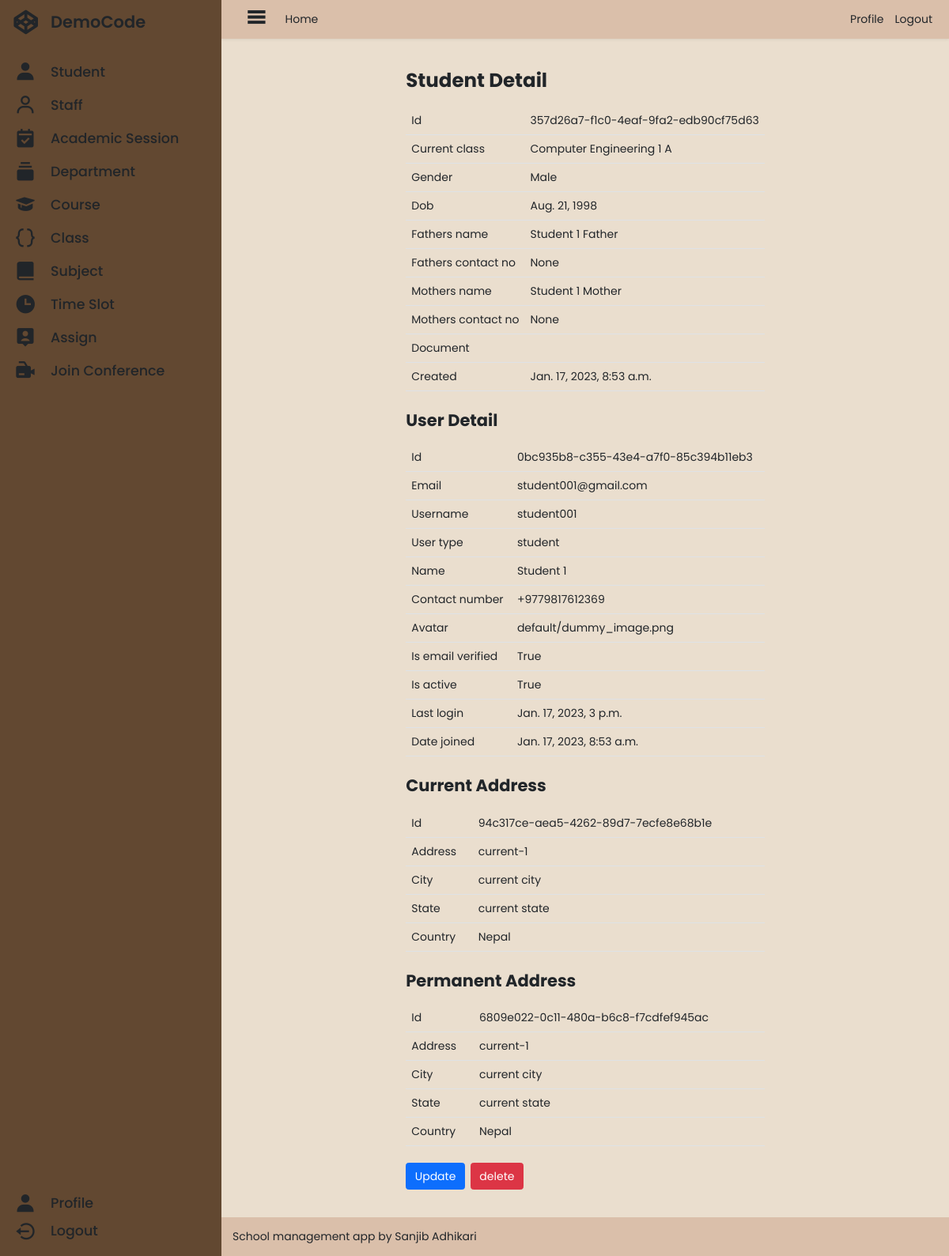
Screenshot of /administrator/student_detail/357d26a7f1c04eaf9fa2edb90cf75d63/ (signed in) with the database file from the repository.
### administrator/models.py (models this page shows, shortened)
class Student(models.Model):
    id = models.UUIDField(
        verbose_name=_("ID"),
        primary_key=True,
        default=uuid.uuid4,
        editable=False,
    )
    user = models.OneToOneField(
        User,
        on_delete=models.SET_NULL,
        null=True,
        blank=True,
    )
    current_class = models.ForeignKey(
        Class,
        on_delete=models.SET_NULL,
        null=True,
        blank=True,
    )
    gender = models.CharField(
        verbose_name=_("Gender"),
        max_length=7,
        choices=GENDER_CHOICE,
        default="Male",
    )
    dob = models.DateField(
        verbose_name=_("Date Of Birth"),
    )
    fathers_name = models.CharField(
        verbose_name=_("Father's Name"),
        max_length=127,
        blank=True,
        null=True,
    )
    fathers_contact_no = PhoneNumberField(
        verbose_name=_("Father's Contact Number"),
        blank=True,
        null=True,
    )
    mothers_name = models.CharField(
        verbose_name=_("Mother's Name"),
        max_length=127,
        blank=True,
        null=True,
    )
    mothers_contact_no = PhoneNumberField(
        verbose_name=_("Mother's Contact Number"),
        blank=True,
        null=True,
    )
    permanent_address = models.ForeignKey(
        Address,
        on_delete=models.SET_NULL,
        blank=True,
        null=True,
        related_name="student_permanent_address",
    )
    current_address = models.ForeignKey(
        Address,
        on_delete=models.SET_NULL,
        null=True,
        blank=True,
        related_name="student_current_address",
    )
    document = models.FileField(
        verbose_name=_("Any Document"),
        upload_to=get_document,
        blank=True,
        null=True,
    )
    created = models.DateTimeField(
        verbose_name=_("Created"),
        auto_now_add=True,
    )
    def get_fields_and_values(self):
        student = [
            ("id", self.id),
            ("current_class", self.current_class),
            ("gender", self.gender),
            ("dob", self.dob),
            ("fathers_name", self.fathers_name),
            ("fathers_contact_no", self.fathers_contact_no),
            ("mothers_name", self.mothers_name),
            ("mothers_contact_no", self.mothers_contact_no),
            ("document", self.document),
            ("created", self.created),
        ]
        return student

class Class(models.Model):
    id = models.UUIDField(
        verbose_name=_("ID"),
        primary_key=True,
        default=uuid.uuid4,
        editable=False,
    )
    academic_session = models.ForeignKey(
        AcademicSession,
        on_delete=models.SET_NULL,
        null=True,
        blank=True,
    )
    course = models.ForeignKey(
        Course,
        on_delete=models.SET_NULL,
        blank=True,
        null=True,
    )
    semester = models.IntegerField(
        verbose_name=_("Semester"),
    )
    section = models.CharField(
        verbose_name=_("section"),
        max_length=2,
    )
    def __str__(self):
        return f"{self.course} {self.semester} {self.section}"
    class Meta:
        ordering = ("-academic_session",)
        verbose_name = "Class"
        verbose_name_plural = "Classes"

class Course(models.Model):
    id = models.UUIDField(
        verbose_name=_("ID"),
        primary_key=True,
        default=uuid.uuid4,
        editable=False,
    )
    name = models.CharField(
        verbose_name=_("Name"),
        max_length=127,
    )
    code = models.CharField(
        verbose_name=_("Code"),
        max_length=15,
    )
    department = models.ForeignKey(
        Department,
        on_delete=models.SET_NULL,
        blank=True,
        null=True,
    )
    def __str__(self):
        return self.name

class Address(models.Model):
    id = models.UUIDField(
        verbose_name=_("ID"),
        primary_key=True,
        default=uuid.uuid4,
        editable=False,
    )
    address = models.CharField(
        verbose_name=_("Address"),
        max_length=255,
    )
    city = models.CharField(
        verbose_name=_("City"),
        max_length=63,
    )
    state = models.CharField(
        verbose_name=_("State"),
        max_length=63,
    )
    country = models.CharField(
        verbose_name=_("Country"),
        max_length=63,
    )
    def get_fields_and_values(self):
        return [(field, field.value_to_string(self)) for field in Address._meta.fields]

### base/models.py (models this page shows, shortened)
class User(AbstractBaseUser):
    id = models.UUIDField(
        verbose_name=_("ID"),
        primary_key=True,
        default=uuid.uuid4,
        editable=False,
    )
    email = models.EmailField(
        verbose_name=_("Email"),
        max_length=127,
        unique=True,
        error_messages={
            "null": _("Email field is required."),
            "unique": _("An account with that email already exists. Please login to continue."),
            "invalid": _("Enter a valid email address."),
        },
    )
    username = models.CharField(
        verbose_name=_("Username"),
        max_length=127,
        unique=True,
        error_messages={
            "null": _("Username field is required."),
            "unique": _("An account with that username already exists."),
            "invalid": _("Enter a valid username."),
        },
        help_text=_("Better to use your email address all characters before @."),
    )
    user_type = models.ForeignKey(
        UserType,
        on_delete=models.SET_NULL,
        related_name="user_type",
        null=True,
        blank=True,
    )
    name = models.CharField(
        verbose_name=_("Full Name"),
        max_length=255,
        null=True,
        blank=True,
    )
    contact_number = PhoneNumberField(
        verbose_name=_("Contact Number"),
        null=True,
        blank=True,
    )
    avatar = models.ImageField(
        verbose_name=_("Avatar"),
        blank=True,
        null=True,
        default=get_default_avatar,
        upload_to=get_user_avatar,
    )
    is_email_verified = models.BooleanField(
        verbose_name=_("Email Verification Status"),
        default=get_email_verified_value,
        help_text=_("Designates whether this user is verified or not."),
    )
    is_staff = models.BooleanField(
        verbose_name=_("Staff Status"),
        default=False,
        help_text=_("Designates whether the user can log into this admin site."),
    )
    is_active = models.BooleanField(
        verbose_name=_("Active"),
        default=True,
        help_text=_(
            "Designates whether this user should be treated as active."
            "Unselect this field instead of deleting accounts."
        ),
    )
    is_superuser = models.BooleanField(
        _("superuser status"),
        default=False,
        help_text=_("Designates that this user has all permissions without explicitly assigning them."),
    )
    user_permissions = models.ManyToManyField(
        Permission,
        verbose_name=_("user permissions"),
        blank=True,
        help_text=_("Specific permissions for this user."),
        related_name="user_set",
        related_query_name="user",
    )
    groups = models.ManyToManyField(
        Group,
        verbose_name=_("Groups"),
        blank=True,
        help_text=_(
            "The groups this user belongs to. A user will get all permissions granted to each of their groups."
        ),
        related_name="user_set",
        related_query_name="user",
    )
    last_login = models.DateTimeField(
        verbose_name=_("Last Login"),
        auto_now=True,
    )
    date_joined = models.DateTimeField(
        verbose_name=_("Date Joined"),
        auto_now_add=True,
        editable=False,
    )
    objects = UserManager()
    USERNAME_FIELD = "email"
    REQUIRED_FIELDS = []
    class Meta:
        verbose_name = _("User")
        verbose_name_plural = _("Users")
        ordering = ["-date_joined"]
    def get_fields_and_values(self):
        user = [
            ("id", self.id),
            ("email", self.email),
            ("username", self.username),
            ("user_type", self.user_type),
            ("name", self.name),
            ("contact_number", self.contact_number),
            ("avatar", self.avatar),
            ("is_email_verified", self.is_email_verified),
            ("is_active", self.is_active),
            ("last_login", self.last_login),
            ("date_joined", self.date_joined),
        ]
        return user

class UserType(models.Model):
    id = models.UUIDField(
        verbose_name=_("ID"),
        primary_key=True,
        default=uuid.uuid4,
        editable=False,
    )
    name = models.CharField(
        _("name"),
        max_length=31,
        unique=True,
    )
    permissions = models.ManyToManyField(
        Permission,
        verbose_name=_("permissions"),
        blank=True,
    )
    objects = UserTypeManager()
    def __str__(self):
        return self.name

### administrator/decorators.py (the view)
    def message_function(request, uuid=None, *args, **kwargs):
        if isinstance(request, WSGIRequest):
            if request.user.is_authenticated and not request.user.user_type.name == "administrator":
                messages.error(request, "You must login as administrator to access this page.")
            elif not request.user.is_authenticated:
                messages.error(request, "You must login to access this page.")
        return function(request, uuid, *args, **kwargs)

### administrator/views_student.py (called while the page is built)
def get_student(uuid):
    try:
        student = Student.objects.get(id=uuid)
        return student
    except Student.DoesNotExist:
        return None

@administrator_message
@administrator_required
def detail_student_view(request, uuid, *args, **kwargs):
    context = {}
    student = get_student(uuid=uuid)
    context["student"] = student
    return render(request, "administrator/student/student_detail.html", context)

### templatetags/customtags.py (called while the page is built)
@register.filter
def splitFieldName(value):
    field_name = str(value).split(".")[-1]
    field_name = field_name.replace("_", " ")
    return field_name

@register.filter
def removeUnderscore(value, arg):
    return value.replace(arg, " ")

### administrator/templates/administrator/student/student_detail.html (shortened to what this page needs)
{% extends 'administrator/base.html' %}
{% load static %}
{% load crispy_forms_tags %}
{% load customtags %}
{% block main %}
<div class="container">
    <div class="d-flex flex-column">
        <div class="d-flex justify-content-between my-2">
            <Legend class="m-0 fw-bold fs-3">Student Detail</Legend>
        </div>
        <table class="table mt-2">
            <tbody>
                {% for field, value in student.get_fields_and_values %}
                <tr>
                    <td>{{field|capfirst|removeUnderscore:"_"}}</td>
                    <td>{{value}}</td>
                </tr>
                {% endfor %}
            </tbody>
        </table>
        <div class="d-flex justify-content-between my-2">
            <Legend class="m-0 fw-bold fs-4">User Detail</Legend>
        </div>
        <table class="table mt-2">
            <tbody>
                {% for field, value in student.user.get_fields_and_values %}
                <tr>
                    <td>{{field|splitFieldName|capfirst}}</td>
                    <td>{{value}}</td>
                </tr>
                {% endfor %}
            </tbody>
        </table>
        <div class="d-flex justify-content-between my-2">
            <Legend class="m-0 fw-bold fs-4">Current Address</Legend>
        </div>
        <table class="table mt-2">
            <tbody>
                {% for field, value in student.current_address.get_fields_and_values %}
                <tr>
                    <td>{{field|splitFieldName|capfirst}}</td>
                    <td>{{value}}</td>
                </tr>
                {% endfor %}
            </tbody>
        </table>
        <div class="d-flex justify-content-between my-2">
            <Legend class="m-0 fw-bold fs-4">Permanent Address</Legend>
        </div>
        <table class="table mt-2">
            <tbody>
                {% for field, value in student.permanent_address.get_fields_and_values %}
                <tr>
                    <td>{{field|splitFieldName|capfirst}}</td>
                    <td>{{value}}</td>
                </tr>
                {% endfor %}
            </tbody>
        </table>
        <div class="d-flex my-2">
            <a href="{% url 'administrator:student-update' uuid=student.id %}" class="btn btn-primary">Update</a>
            <button class="btn btn-danger mx-2" data-bs-toggle="modal"
                data-bs-target="#deleteStudentModal">delete</button>
        </div>
    </div>
</div>
{% endblock main %}

### static/css/base.css (style rules this page uses)
*, *::before, *::after { box-sizing: border-box; }
* { margin: 0; padding: 0; font-size: 14px; font-family: 'Poppins', sans-serif; }
a, a:hover { text-decoration: none; color: inherit; }
body { margin: 0; padding: 0; width: 100vw; height: 100vh; display: flex; }
.container { padding: 1rem; display: flex; flex-direction: column; align-items: center; overflow: auto; max-width: calc(100% - 2rem); height: 100%; }
legend { font-weight: 600; }

### rows the page displays
Student: get_fields_and_values "357d26a7-f1c0-4eaf-9fa2-edb90cf75d63" "Male" "Aug. 21, 1998" "Student 1 Father" "Student 1 Mother" "Jan. 17, 2023, 8:53 a.m."
Class: field "Current class", course+semester+section "Computer Engineering 1 A"
User: get_fields_and_values "0bc935b8-c355-43e4-a7f0-85c394b11eb3" "student001@gmail.com" "student001" "Student 1" "+9779817612369" "default/dummy_image.png" "Jan. 17, 2023, 3 p.m." "Jan. 17, 2023, 8:53 a.m."
UserType: field "User type", name "student"
Address: get_fields_and_values "current-1" "current city" "current state" "Nepal"
Address: get_fields_and_values "current-1" "current city" "current state" "Nepal"

### other values shown
{{ field|capfirst|removeUnderscore:"_" }} "Id" "Gender" "Dob" "Fathers name" "Fathers contact no" "Mothers name" "Mothers contact no" "Document" "Created"
{{ value }} "None" "None"
{{ field|splitFieldName|capfirst }} "Id" "Email" "Username" "Name" "Contact number" "Avatar" "Is email verified" "Is active" "Last login" "Date joined"
{{ value }} "True" "True"
{{ field|splitFieldName|capfirst }} "Id" "Address" "City" "State" "Country"
{{ value }} "94c317ce-aea5-4262-89d7-7ecfe8e68b1e"
{{ value }} "6809e022-0c11-480a-b6c8-f7cdfef945ac"
